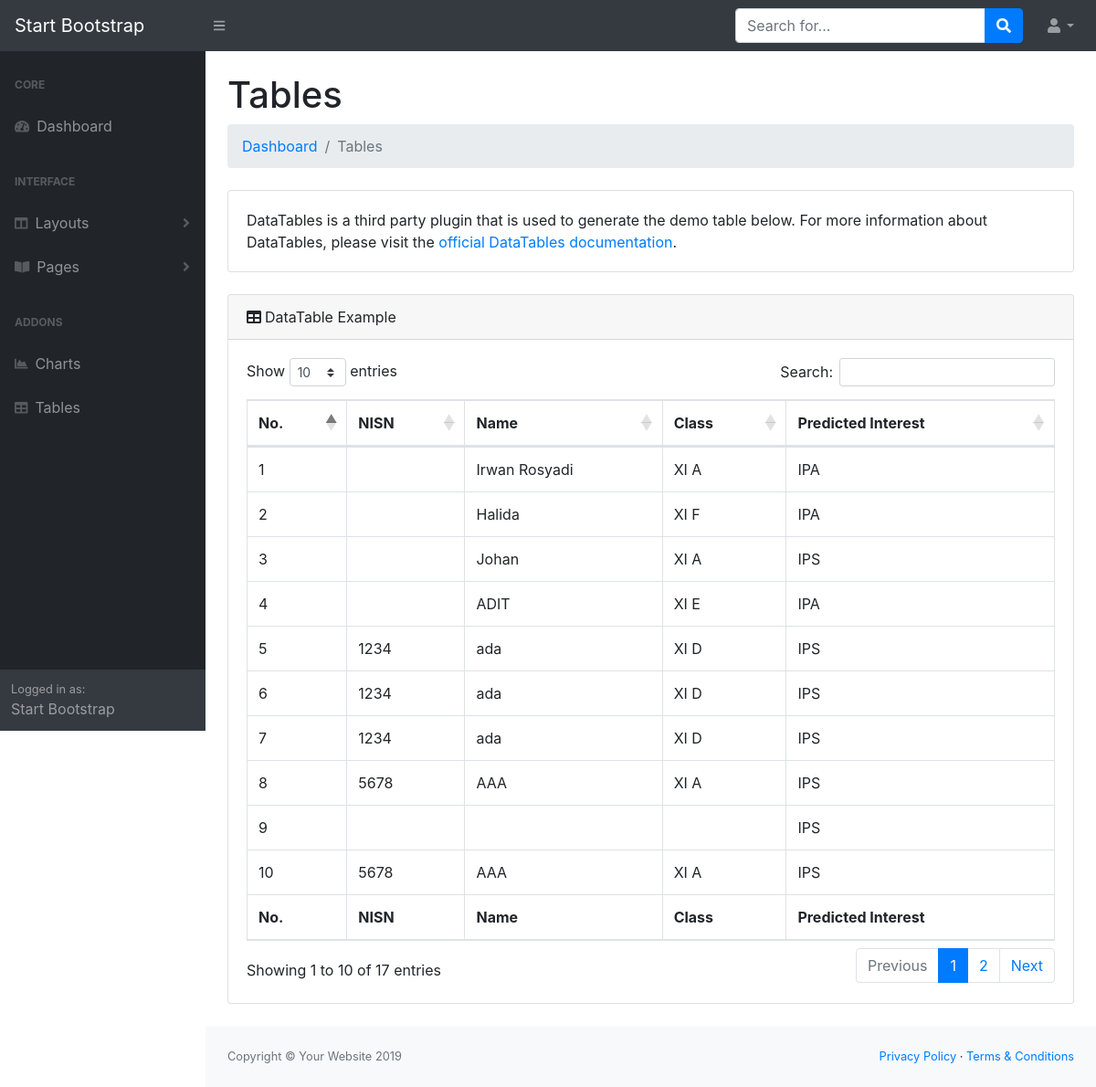
/index.php/c_knn/all_result, run on the app's committed database.
### tables this page shows
CREATE TABLE IF NOT EXISTS `knn_student` (
  `id` int(10) NOT NULL AUTO_INCREMENT,
  `std_nisn` varchar(6) DEFAULT NULL,
  `std_name` varchar(50) DEFAULT NULL,
  `std_class` varchar(20) DEFAULT NULL,
  `std_interest` varchar(20) DEFAULT NULL,
  PRIMARY KEY (`id`)
);

CREATE TABLE IF NOT EXISTS `knn_result_class` (
  `id` int(10) NOT NULL AUTO_INCREMENT,
  `std_id` int(10) DEFAULT NULL,
  `next_class` varchar(10) DEFAULT NULL,
  `ipa_percentage` decimal(30,2) DEFAULT NULL,
  `ips_percentage` decimal(30,2) DEFAULT NULL,
  PRIMARY KEY (`id`)
);

### application/controllers/c_knn.php (called while the page is built, shortened)
<?php
class c_knn extends CI_Controller {
    function all_result() {
        $data['result'] = $this->m_knn->GetDataStudent();
        $this->load->view('tables', $data);
    }
}

### index.php (called while the page is built, shortened)
<?php
require_once BASEPATH.'core/CodeIgniter.php';

### application/models/m_knn.php (called while the page is built, shortened)
<?php
class m_knn extends CI_Model {
    function GetDataStudent() {
        $this->db->select("student.*, result_class.next_class");
        $this->db->from('student');
        $this->db->join('result_class', 'result_class.std_id = student.id');
        $this->db->order_by('id asc');
        $query = $this->db->get();
        return $query->result();
    }
}
?>

### application/views/tables.php (the view, shortened to what this page needs)
<!DOCTYPE html>
<html lang="en">
    <head>
        <link href="<?php echo base_url(); ?>assets/css/styles.css" rel="stylesheet" />
        <link href="https://cdn.datatables.net/1.10.20/css/dataTables.bootstrap4.min.css" rel="stylesheet" />
    </head>
    <body class="sb-nav-fixed">
        <nav class="sb-topnav navbar navbar-expand navbar-dark bg-dark">
            <a class="navbar-brand" href="index.html">Start Bootstrap</a><button class="btn btn-link btn-sm order-1 order-lg-0" id="sidebarToggle" href="#"><i class="fas fa-bars"></i></button
            >
            <form class="d-none d-md-inline-block form-inline ml-auto mr-0 mr-md-3 my-2 my-md-0">
                <div class="input-group">
                    <input class="form-control" type="text" placeholder="Search for..." aria-label="Search" aria-describedby="basic-addon2" />
                    <div class="input-group-append">
                        <button class="btn btn-primary" type="button"><i class="fas fa-search"></i></button>
                    </div>
                </div>
            </form>
            <ul class="navbar-nav ml-auto ml-md-0">
                <li class="nav-item dropdown">
                    <a class="nav-link dropdown-toggle" id="userDropdown" href="#" role="button" data-toggle="dropdown" aria-haspopup="true" aria-expanded="false"><i class="fas fa-user fa-fw"></i></a>
                </li>
            </ul>
        </nav>
        <div id="layoutSidenav">
            <div id="layoutSidenav_nav">
                <nav class="sb-sidenav accordion sb-sidenav-dark" id="sidenavAccordion">
                    <div class="sb-sidenav-menu">
                        <div class="nav">
                            <div class="sb-sidenav-menu-heading">Core</div>
                            <a class="nav-link" href="index.html"
                               ><div class="sb-nav-link-icon"><i class="fas fa-tachometer-alt"></i></div>
                                Dashboard</a
                            >
                            <div class="sb-sidenav-menu-heading">Interface</div>
                            <a class="nav-link collapsed" href="#" data-toggle="collapse" data-target="#collapseLayouts" aria-expanded="false" aria-controls="collapseLayouts"
                               ><div class="sb-nav-link-icon"><i class="fas fa-columns"></i></div>
                                Layouts
                                <div class="sb-sidenav-collapse-arrow"><i class="fas fa-angle-down"></i></div
                                ></a>
                            <a class="nav-link collapsed" href="#" data-toggle="collapse" data-target="#collapsePages" aria-expanded="false" aria-controls="collapsePages"
                               ><div class="sb-nav-link-icon"><i class="fas fa-book-open"></i></div>
                                Pages
                                <div class="sb-sidenav-collapse-arrow"><i class="fas fa-angle-down"></i></div
                                ></a>
                            <div class="sb-sidenav-menu-heading">Addons</div>
                            <a class="nav-link" href="charts.html"
                               ><div class="sb-nav-link-icon"><i class="fas fa-chart-area"></i></div>
                                Charts</a
                            ><a class="nav-link" href="tables.html"
                                ><div class="sb-nav-link-icon"><i class="fas fa-table"></i></div>
                                Tables</a
                            >
                        </div>
                    </div>
                    <div class="sb-sidenav-footer">
                        <div class="small">Logged in as:</div>
                        Start Bootstrap
                    </div>
                </nav>
            </div>
            <div id="layoutSidenav_content">
                <main>
                    <div class="container-fluid">
                        <h1 class="mt-4">Tables</h1>
                        <ol class="breadcrumb mb-4">
                            <li class="breadcrumb-item"><a href="index.html">Dashboard</a></li>
                            <li class="breadcrumb-item active">Tables</li>
                        </ol>
                        <div class="card mb-4">
                            <div class="card-body">DataTables is a third party plugin that is used to generate the demo table below. For more information about DataTables, please visit the <a target="_blank" href="https://datatables.net/">official DataTables documentation</a>.</div>
                        </div>
                        <div class="card mb-4">
                            <div class="card-header"><i class="fas fa-table mr-1"></i>DataTable Example</div>
                            <div class="card-body">
                                <div class="table-responsive">
                                    <table class="table table-bordered" id="dataTable" width="100%" cellspacing="0">
                                        <thead>
                                            <tr>
                                                <th>No.</th>
                                                <th>NISN</th>
                                                <th>Name</th>
                                                <th>Class</th>
                                                <th>Predicted Interest</th>
                                            </tr>
                                        </thead>
                                        <tfoot>
                                            <tr>
                                                <th>No.</th>
                                                <th>NISN</th>
                                                <th>Name</th>
                                                <th>Class</th>
                                                <th>Predicted Interest</th>
                                            </tr>
                                        </tfoot>
                                        <tbody>
                                            <?php
                                            $i = 1;
                                            foreach ($result as $res) {
                                                ?>
                                                <tr>
                                                    <td><?= $i; ?></td>
                                                    <td><?= $res->std_nisn; ?></td>
                                                    <td><?= $res->std_name; ?></td>
                                                    <td><?= $res->std_class; ?></td>
                                                    <td><?= $res->next_class; ?></td>
                                                </tr>
                                                <?php
                                                $i++;
                                            }
                                            ?>
                                        </tbody>
                                    </table>
                                </div>
                            </div>
                        </div>
                    </div>
                </main>
                <footer class="py-4 bg-light mt-auto">
                    <div class="container-fluid">
                        <div class="d-flex align-items-center justify-content-between small">
                            <div class="text-muted">Copyright &copy; Your Website 2019</div>
                            <div>
                                <a href="#">Privacy Policy</a>
                                &middot;
                                <a href="#">Terms &amp; Conditions</a>
                            </div>
                        </div>
                    </div>
                </footer>
            </div>
        </div>
    </body>
</html>

### data on the page
knn_student: std_name "Irwan Rosyadi", std_class "XI A", knn_result_class.next_class "IPA"
knn_student: std_name "Halida", std_class "XI F", knn_result_class.next_class "IPA"
knn_student: std_name "Johan", std_class "XI A", knn_result_class.next_class "IPS"
knn_student: std_name "ADIT", std_class "XI E", knn_result_class.next_class "IPA"
knn_student: std_nisn "1234", std_name "ada", std_class "XI D", knn_result_class.next_class "IPS"
knn_student: std_nisn "1234", std_name "ada", std_class "XI D", knn_result_class.next_class "IPS"
knn_student: std_nisn "1234", std_name "ada", std_class "XI D", knn_result_class.next_class "IPS"
knn_student: std_nisn "5678", std_name "AAA", std_class "XI A", knn_result_class.next_class "IPS"
knn_student: knn_result_class.next_class "IPS"
knn_student: std_nisn "5678", std_name "AAA", std_class "XI A", knn_result_class.next_class "IPS"
